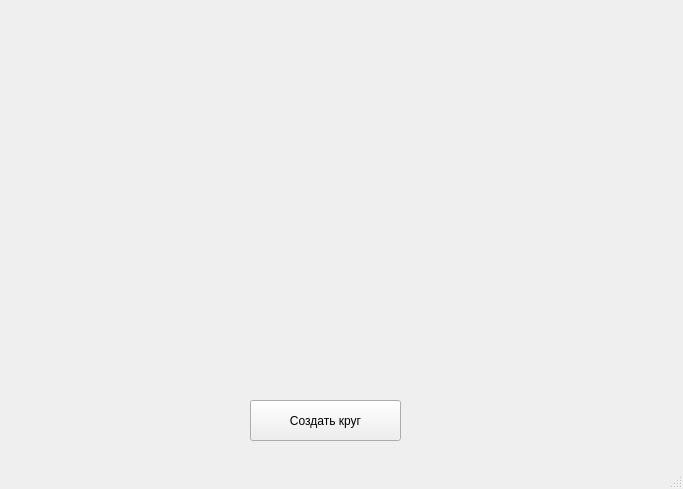
<?xml version="1.0" encoding="UTF-8"?>
<ui version="4.0">
 <class>MainWindow</class>
 <widget class="QMainWindow" name="MainWindow">
  <property name="geometry">
   <rect>
    <x>0</x>
    <y>0</y>
    <width>683</width>
    <height>489</height>
   </rect>
  </property>
  <property name="windowTitle">
   <string>MainWindow</string>
  </property>
  <widget class="QWidget" name="centralwidget">
   <widget class="QPushButton" name="pushButton">
    <property name="geometry">
     <rect>
      <x>250</x>
      <y>400</y>
      <width>151</width>
      <height>41</height>
     </rect>
    </property>
    <property name="text">
     <string>Создать круг</string>
    </property>
   </widget>
  </widget>
  <widget class="QMenuBar" name="menubar">
   <property name="geometry">
    <rect>
     <x>0</x>
     <y>0</y>
     <width>683</width>
     <height>21</height>
    </rect>
   </property>
  </widget>
  <widget class="QStatusBar" name="statusbar"/>
 </widget>
 <resources/>
 <connections/>
</ui>
